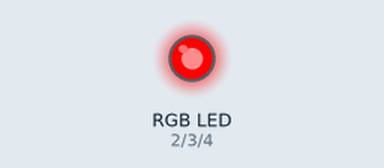
This sketch was run on a simulated Arduino Uno, built with avr-gcc and run on an emulated ATmega328P. Shown: an RGB LED mixed from three pins (HIGH = lit). Dim RGB values are drawn brighter than linear.

Above: at 0.05 s.
At 1.1 s:
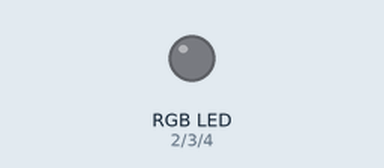
At 2.15 s:
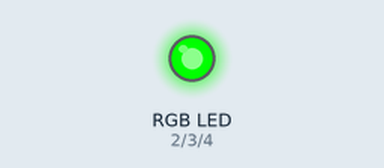
At 4.25 s:
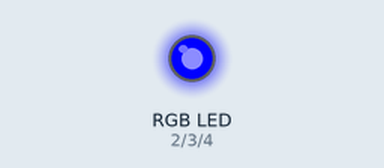
At 6.95 s:
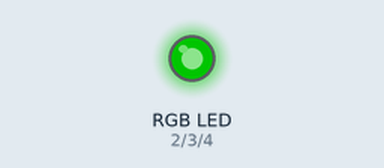
At 8.5 s:
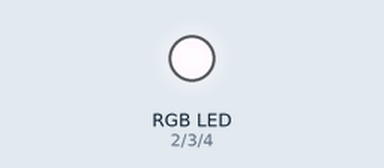
Timing chart, 0 to 11.1 s (numbered marks = the images above):
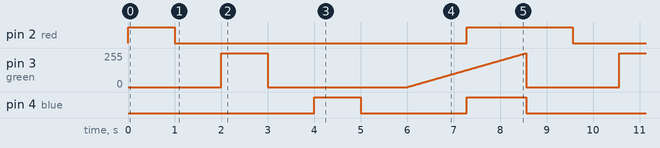

Measured:
- by itself, pin 2 (red): repeats every 8.6 s: LOW 6.3 s, HIGH 2.3 s
- by itself, pin 3 (green): moves between 0/255 and 255/255, repeating every 8.6 s
- by itself, pin 4 (blue): repeats every 8.6 s: LOW 2.3 s, HIGH 1.3 s, LOW 4.0 s, HIGH 1.0 s

The sketch:

RGB.ino
```cpp
/*
  Lab 5: Analog Outputs and PWM

  Using a RGB, we will experiment with changing(analog) outputs and input.

  We are using the GP numbers on the pinout diagram found here: https://www.raspberrypi.com/documentation/microcontrollers/raspberry-pi-pico.html

  Unlike the pins on the board, the GP pin numbers start at 0, making the board index from 0-39.


*/
//Declare the pins that you are using, we are doing digial work so no analog pins needed
//GP pins 2-6 are being used.
int red = 2;
int green = 3;
int blue = 4;
int loopyCounter;


void setup()
{
  //Delcare pins as digital inputs and outputs
  pinMode(red, OUTPUT);
  pinMode(green, OUTPUT);
  pinMode(blue, OUTPUT);
}

void loop()
{
  digitalWrite(red, HIGH);
  delay(1000);
  digitalWrite(red, LOW);
  delay(1000);
  digitalWrite(green, HIGH);
  delay(1000);
  digitalWrite(green, LOW);
  delay(1000);
  digitalWrite(blue, HIGH);
  delay(1000);
  digitalWrite(blue, LOW);
  delay(1000);
  loopyCounter = 0;
  while (loopyCounter < 256)
  {
    analogWrite(red, loopyCounter);
    analogWrite(green, loopyCounter);
    analogWrite(blue, loopyCounter);
    delay(10);
    loopyCounter = loopyCounter + 1;
  }
  digitalWrite(red, LOW);
  digitalWrite(green, LOW);
  digitalWrite(blue, LOW);


}
```
